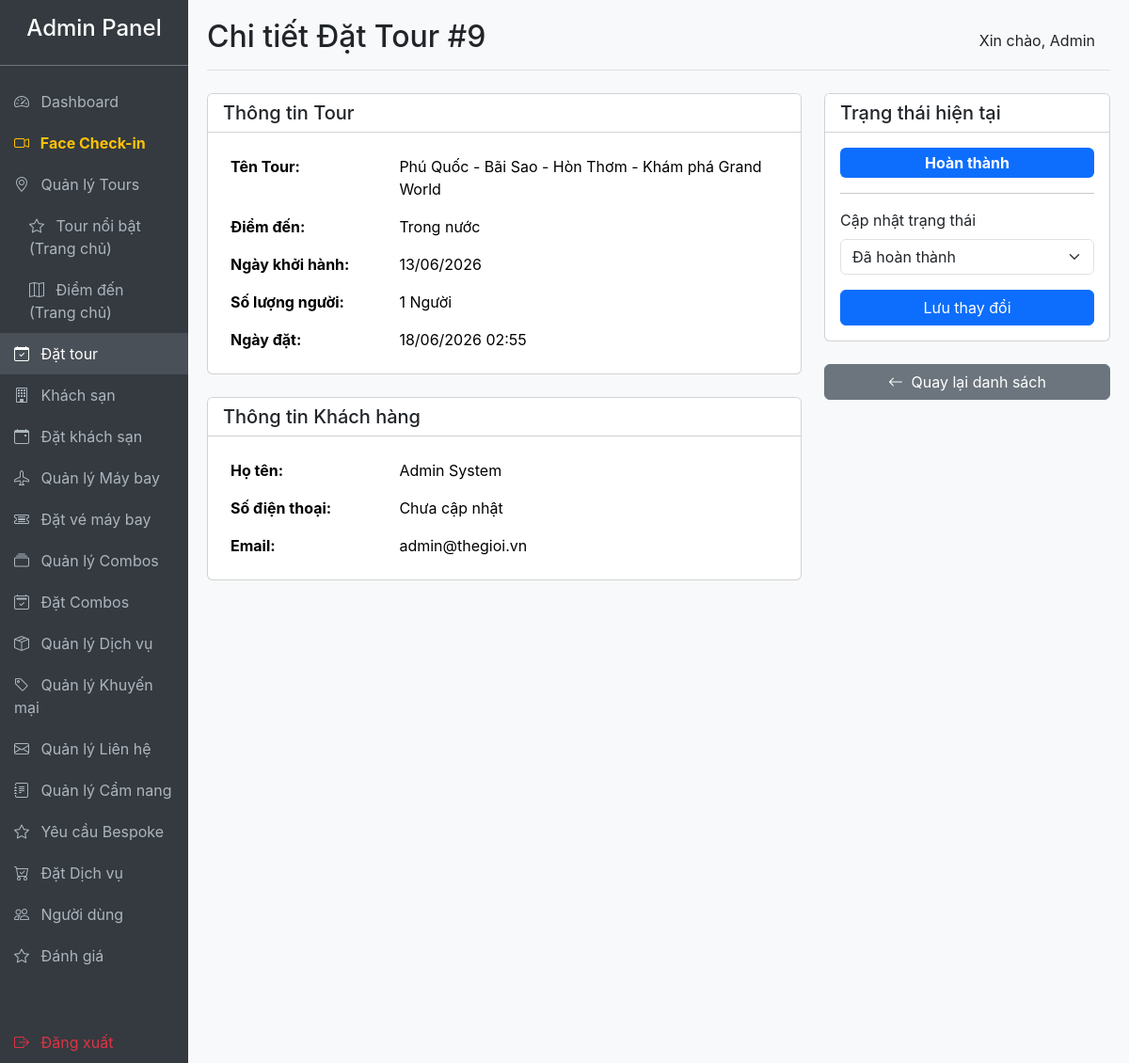
Screenshot of /travel-booking/admin/booking-detail.php?id=9 (signed in) with the database file from the repository.
### tables this page shows
CREATE TABLE `bookings` (
  `id` bigint(20) NOT NULL,
  `user_id` bigint(20) NOT NULL,
  `tour_id` bigint(20) NOT NULL,
  `booking_code` varchar(50) DEFAULT NULL,
  `departure_date` date DEFAULT NULL,
  `total_people` int(11) DEFAULT NULL,
  `total_amount` decimal(15,2) DEFAULT NULL,
  `payment_type` enum('full','deposit') DEFAULT 'full',
  `amount_paid` decimal(15,2) DEFAULT 0.00,
  `payment_status` enum('pending','paid','failed','refunded') DEFAULT 'pending',
  `booking_status` enum('pending','confirmed','completed','cancelled') DEFAULT 'pending',
  `created_at` timestamp NOT NULL DEFAULT current_timestamp(),
  `cccd` varchar(20) DEFAULT NULL,
  `representative_name` varchar(100) DEFAULT NULL,
  `payment_face_image` varchar(255) DEFAULT NULL
);

CREATE TABLE `tours` (
  `id` bigint(20) NOT NULL,
  `destination_id` bigint(20) DEFAULT NULL,
  `title` varchar(255) NOT NULL,
  `slug` varchar(255) DEFAULT NULL,
  `description` text DEFAULT NULL,
  `duration_days` int(11) DEFAULT NULL,
  `duration_nights` int(11) DEFAULT NULL,
  `departure_location` varchar(255) DEFAULT NULL,
  `transport_type` varchar(100) DEFAULT NULL,
  `price` decimal(15,2) DEFAULT NULL,
  `discount_price` decimal(15,2) DEFAULT NULL,
  `thumbnail` text DEFAULT NULL,
  `status` enum('active','inactive') DEFAULT 'active',
  `created_at` timestamp NOT NULL DEFAULT current_timestamp(),
  `updated_at` timestamp NOT NULL DEFAULT current_timestamp() ON UPDATE current_timestamp(),
  `is_featured` tinyint(1) DEFAULT 0
);

CREATE TABLE `destinations` (
  `id` bigint(20) NOT NULL,
  `name` varchar(255) NOT NULL,
  `slug` varchar(255) DEFAULT NULL,
  `description` text DEFAULT NULL,
  `image_url` text DEFAULT NULL,
  `created_at` timestamp NOT NULL DEFAULT current_timestamp()
);

CREATE TABLE `users` (
  `id` bigint(20) NOT NULL,
  `full_name` varchar(255) NOT NULL,
  `email` varchar(255) NOT NULL,
  `password_hash` text NOT NULL,
  `phone` varchar(20) DEFAULT NULL,
  `avatar` text DEFAULT NULL,
  `role` enum('admin','user') DEFAULT 'user',
  `status` enum('active','inactive','banned') DEFAULT 'active',
  `created_at` timestamp NOT NULL DEFAULT current_timestamp(),
  `updated_at` timestamp NOT NULL DEFAULT current_timestamp() ON UPDATE current_timestamp(),
  `face_descriptor` text DEFAULT NULL,
  `reset_token` varchar(64) DEFAULT NULL,
  `reset_expires` datetime DEFAULT NULL,
  `face_image` varchar(255) DEFAULT NULL
);

### travel-booking/admin/booking-detail.php (the view, shortened to what this page needs)
<?php
require '../includes/db.php';
$booking_id = (int) $_GET['id'];
$sql = "SELECT b.*, u.full_name, u.email, u.phone, t.title, d.name AS destination_name
        FROM bookings b
        JOIN users u ON b.user_id = u.id
        JOIN tours t ON b.tour_id = t.id
        LEFT JOIN destinations d ON t.destination_id = d.id
        WHERE b.id = $booking_id";
$result = mysqli_query($conn, $sql);
$booking = mysqli_fetch_assoc($result);
$page_title = "Chi tiết Đặt Tour #" . $booking['id'];
include 'includes/admin-header.php';
?>
<div class="row">
    <div class="col-md-8">
        <div class="card mb-4">
            <div class="card-header bg-white">
                <h5 class="mb-0">Thông tin Tour</h5>
            </div>
            <div class="card-body">
                <table class="table table-borderless mb-0">
                    <tbody>
                        <tr>
                            <th width="30%">Tên Tour:</th>
                            <td><?= htmlspecialchars($booking['title']) ?></td>
                        </tr>
                        <tr>
                            <th>Điểm đến:</th>
                            <td><?= htmlspecialchars($booking['destination_name'] ?? 'Không rõ') ?></td>
                        </tr>
                        <tr>
                            <th>Ngày khởi hành:</th>
                            <td><?= date('d/m/Y', strtotime($booking['departure_date'])) ?></td>
                        </tr>
                        <tr>
                            <th>Số lượng người:</th>
                            <td><?= $booking['total_people'] ?> Người</td>
                        </tr>
                        <tr>
                            <th>Ngày đặt:</th>
                            <td><?= date('d/m/Y H:i', strtotime($booking['created_at'])) ?></td>
                        </tr>
                    </tbody>
                </table>
            </div>
        </div>
        <div class="card mb-4">
            <div class="card-header bg-white">
                <h5 class="mb-0">Thông tin Khách hàng</h5>
            </div>
            <div class="card-body">
                <table class="table table-borderless mb-0">
                    <tbody>
                        <tr>
                            <th width="30%">Họ tên:</th>
                            <td><?= htmlspecialchars($booking['full_name']) ?></td>
                        </tr>
                        <tr>
                            <th>Số điện thoại:</th>
                            <td><?= htmlspecialchars($booking['phone'] ?? 'Chưa cập nhật') ?></td>
                        </tr>
                        <tr>
                            <th>Email:</th>
                            <td><?= htmlspecialchars($booking['email']) ?></td>
                        </tr>
                    </tbody>
                </table>
            </div>
        </div>
    </div>
    <div class="col-md-4">
        <div class="card mb-4">
            <div class="card-header bg-white">
                <h5 class="mb-0">Trạng thái hiện tại</h5>
            </div>
            <div class="card-body">
                <div class="mb-3 text-center">
                    <?php
                    $status = $booking['booking_status'];
                    if ($status == 'confirmed' || $status == 'approved') {
                        echo '<span class="badge bg-success fs-6 w-100 p-2">Đã duyệt</span>';
                    } elseif ($status == 'completed') {
                        echo '<span class="badge bg-primary fs-6 w-100 p-2">Hoàn thành</span>';
                    } elseif ($status == 'cancelled') {
                        echo '<span class="badge bg-danger fs-6 w-100 p-2">Đã hủy</span>';
                    } else {
                        echo '<span class="badge bg-warning text-dark fs-6 w-100 p-2">Chờ duyệt</span>';
                    }
                    ?>
                </div>
                <hr>
                <form action="booking-detail.php?id=<?= $booking_id ?>" method="POST">
                    <div class="mb-3">
                        <label for="status" class="form-label">Cập nhật trạng thái</label>
                        <select class="form-select" id="status" name="status">
                            <option value="completed" <?= ($status == 'completed') ? 'selected' : '' ?>>Đã hoàn thành
                            </option>
                        </select>
                    </div>
                    <button type="submit" class="btn btn-primary w-100">Lưu thay đổi</button>
                </form>
            </div>
        </div>
        <a href="bookings.php" class="btn btn-secondary w-100">
            <i class="bi bi-arrow-left me-1"></i> Quay lại danh sách
        </a>
    </div>
</div>
<?php include 'includes/admin-footer.php'; ?>

### travel-booking/admin/includes/admin-header.php (shortened to what this page needs)
<?php
$current_page = basename($_SERVER['PHP_SELF']);
?>
<!DOCTYPE html>
<html lang="vi">
<head>
    <link href="https://cdn.jsdelivr.net/npm/bootstrap@5.3.3/dist/css/bootstrap.min.css" rel="stylesheet">
    <link rel="stylesheet" href="https://cdn.jsdelivr.net/npm/bootstrap-icons@1.11.3/font/bootstrap-icons.min.css">
    <link rel="stylesheet" href="https://cdnjs.cloudflare.com/ajax/libs/font-awesome/6.5.1/css/all.min.css">
</head>
<body>
    <div class="container-fluid">
        <div class="row">
            <div class="col-md-3 col-lg-2 px-0 sidebar">
                <div class="p-3 text-center border-bottom border-secondary">
                    <h4>Admin Panel</h4>
                </div>
                <nav class="nav flex-column mt-3">
                    <a class="nav-link <?= ($current_page == 'dashboard.php') ? 'active' : '' ?>"
                        href="dashboard.php"><i class="bi bi-speedometer2 me-2"></i> Dashboard</a>
                    <a class="nav-link text-warning fw-bold <?= ($current_page == 'face-checkin.php') ? 'active' : '' ?>"
                        href="face-checkin.php"><i class="bi bi-camera-video me-2"></i> Face Check-in</a>
                    <a class="nav-link <?= (in_array($current_page, ['tours.php', 'add-tour.php', 'edit-tour.php'])) ? 'active' : '' ?>"
                        href="tours.php"><i class="bi bi-geo-alt me-2"></i> Quản lý Tours</a>
                    <a class="nav-link ms-3 <?= ($current_page == 'featured-tours.php') ? 'active' : '' ?>"
                        href="featured-tours.php"><i class="bi bi-star me-2"></i> Tour nổi bật (Trang chủ)</a>
                    <a class="nav-link ms-3 <?= ($current_page == 'destinations.php') ? 'active' : '' ?>"
                        href="destinations.php"><i class="bi bi-map me-2"></i> Điểm đến (Trang chủ)</a>
                    <a class="nav-link <?= (in_array($current_page, ['bookings.php', 'booking-detail.php'])) ? 'active' : '' ?>"
                        href="bookings.php"><i class="bi bi-calendar-check me-2"></i> Đặt tour</a>
                    <a class="nav-link <?= ($current_page == 'hotels.php') ? 'active' : '' ?>" href="hotels.php"><i class="bi bi-building me-2"></i> Khách sạn</a>
                    <a class="nav-link <?= (in_array($current_page, ['hotel-bookings.php', 'hotel-booking-detail.php'])) ? 'active' : '' ?>" href="hotel-bookings.php"><i class="bi bi-calendar-event me-2"></i> Đặt khách sạn</a>
                    <a class="nav-link <?= (in_array($current_page, ['flights.php', 'add-flight.php', 'edit-flight.php'])) ? 'active' : '' ?>" href="flights.php"><i class="bi bi-airplane me-2"></i> Quản lý Máy bay</a>
                    <a class="nav-link <?= (in_array($current_page, ['flight-bookings.php', 'flight-booking-detail.php'])) ? 'active' : '' ?>" href="flight-bookings.php"><i class="bi bi-ticket-detailed me-2"></i> Đặt vé máy bay</a>
                    <a class="nav-link <?= (in_array($current_page, ['combos.php', 'add-combo.php', 'edit-combo.php'])) ? 'active' : '' ?>"
                        href="combos.php"><i class="bi bi-collection me-2"></i> Quản lý Combos</a>
                    <a class="nav-link <?= (in_array($current_page, ['combo-bookings.php', 'combo-booking-detail.php'])) ? 'active' : '' ?>"
                        href="combo-bookings.php"><i class="bi bi-calendar2-check me-2"></i> Đặt Combos</a>
                    <a class="nav-link <?= (in_array($current_page, ['services.php', 'add-service.php', 'edit-service.php'])) ? 'active' : '' ?>"
                        href="services.php"><i class="bi bi-box-seam me-2"></i> Quản lý Dịch vụ</a>
                    <a class="nav-link <?= (in_array($current_page, ['promotions.php', 'add-promotion.php', 'edit-promotion.php'])) ? 'active' : '' ?>"
                        href="promotions.php"><i class="bi bi-tag me-2"></i> Quản lý Khuyến mại</a>
                    <a class="nav-link <?= (in_array($current_page, ['contacts.php', 'view-contact.php'])) ? 'active' : '' ?>"
                        href="contacts.php"><i class="bi bi-envelope me-2"></i> Quản lý Liên hệ</a>
                    <a class="nav-link <?= (in_array($current_page, ['guides.php', 'add-guide.php', 'edit-guide.php', 'guide-images.php'])) ? 'active' : '' ?>"
                        href="guides.php"><i class="bi bi-journal-text me-2"></i> Quản lý Cẩm nang</a>
                    <a class="nav-link <?= (in_array($current_page, ['bespoke.php', 'view-bespoke.php'])) ? 'active' : '' ?>"
                        href="bespoke.php"><i class="bi bi-star me-2"></i> Yêu cầu Bespoke</a>
                    <a class="nav-link <?= (in_array($current_page, ['service-bookings.php', 'service-booking-detail.php'])) ? 'active' : '' ?>"
                        href="service-bookings.php"><i class="bi bi-cart-check me-2"></i> Đặt Dịch vụ</a>
                    <a class="nav-link <?= (in_array($current_page, ['users.php', 'user-detail.php'])) ? 'active' : '' ?>"
                        href="users.php"><i class="bi bi-people me-2"></i> Người dùng</a>
                    <a class="nav-link <?= ($current_page == 'reviews.php') ? 'active' : '' ?>" href="reviews.php"><i
                            class="bi bi-star me-2"></i> Đánh giá</a>
                    <a class="nav-link text-danger mt-5" href="logout.php"><i class="bi bi-box-arrow-right me-2"></i>
                        Đăng xuất</a>
                </nav>
            </div>
            <div class="col-md-9 col-lg-10 main-content">
                <div class="d-flex justify-content-between align-items-center mb-4 pb-2 border-bottom">
                    <h2><?php echo isset($page_title) ? $page_title : 'Dashboard'; ?></h2>
                    <div>
                        <span class="me-3">Xin chào, Admin</span>
                    </div>
                </div>

### travel-booking/admin/includes/admin-header.php (style rules this page uses)
body { font-family: 'Inter', sans-serif; background-color: #f8f9fa; }
.sidebar { min-height: 100vh; background-color: #343a40; color: #fff; }
.sidebar a { color: #adb5bd; text-decoration: none; padding: 10px 15px; display: block; }
.sidebar a:hover, .sidebar a.active { color: #fff; background-color: #495057; }
.main-content { padding: 20px; }

### rows the page displays
bookings: id "Chi tiết Đặt Tour #9", tour.title "Phú Quốc - Bãi Sao - Hòn Thơm - Khám phá Grand World", destinations.name "Trong nước", departure_date "13/06/2026", total_people "1", created_at "18/06/2026 02:55", user.full_name "Admin System", user.phone "Chưa cập nhật", user.email "admin@thegioi.vn", status "Đã hoàn thành"
